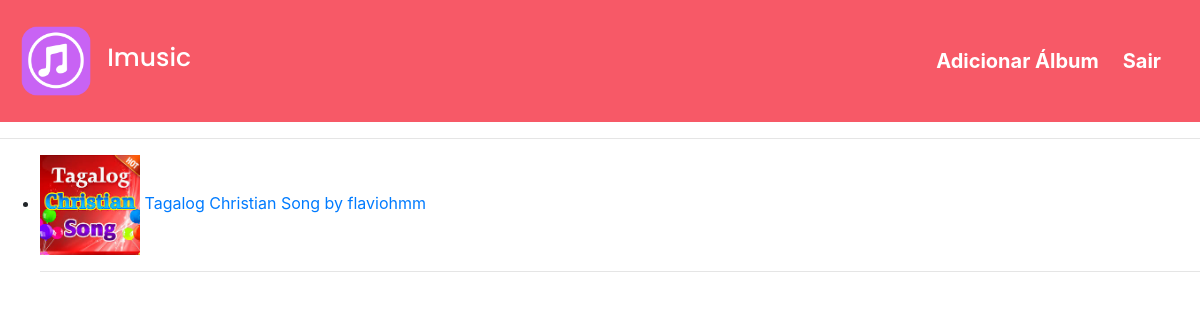
The app's page / (signed in) with its own data.
### plataforma/models.py (models this page shows, shortened)
class Album(models.Model):
    nome_album = models.CharField(max_length=30)
    carregado_em = models.DateField(default=django.utils.timezone.now)
    logo_album = models.FileField(upload_to=user_directory_path)
    genero_album = models.CharField(max_length=30)
    artista_album = models.ForeignKey(User, on_delete=models.CASCADE, related_name='albuns')

### plataforma/views.py (the view)
# urls.py: 2. Add a URL to urlpatterns:  path('', views.home, name='home')
@login_required(login_url='/auth/login')
def home(request):
    albuns = Album.objects.all()
    return render(request, 'home.html', {'albuns': albuns})

### plataforma/templates/home.html (shortened to what this page needs)
{% extends 'base.html' %}
{% load static %}
{% block 'head' %}
    <link rel="stylesheet" href="{% static 'plataforma/css/home.css' %}">
{% endblock 'head' %}
{% block 'body' %}
    <hr>
    <div>
        <ul class="home-list">
            {% for album in albuns %}
                <li>
                    <span>
                        <a href="{% url 'plataforma:detalhe_album' username=album.artista_album album=album.nome_album %}" class="home-a">
                            <img src="{{album.logo_album.url}}" style="width:100px">
                        </a>
                    </span>
                    <span style="color: #007bff;">{{album.nome_album}} by</span>
                    <a href="{% url 'plataforma:detalhe_perfil' username=album.artista_album %}" class="home-a">
                        {{album.artista_album}}
                    </a>
                </li>
                <hr>
            {% endfor %}
        </ul>
    </div>
{% endblock 'body' %}

### records on screen
Album: logo_album (picture), nome_album "Tagalog Christian Song", artista_album "flaviohmm"
